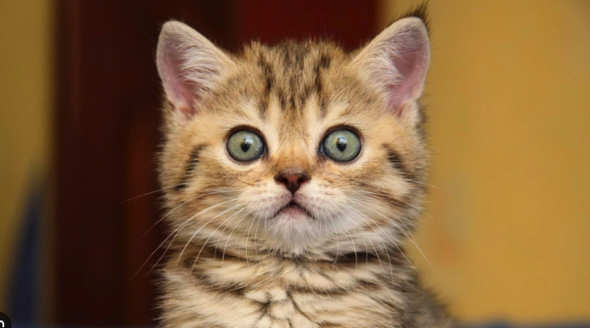
#> input picture computerVision/lab1/images/cat.png, 590 x 328 px
$ python task1.py
#> lines starting #> are read from the running program, lines starting #| are printed output that depends on the picture
# ЛР1. Задача 1. Гистограммы и изменение контраста.
import os
import cv2
import numpy as np
import matplotlib.pyplot as plt

os.chdir(os.path.dirname(os.path.abspath(__file__)))
os.makedirs("results", exist_ok=True)

gray = cv2.imread("images/cat.png")
#> gray is the input picture: shape (328, 590, 3); mean B, G, R 63.7, 101.7, 135.5

# Сжимаем его до 80..169, чтобы получить слабый контраст.
low = (gray.astype(float) * 0.35 + 80).astype(np.uint8)
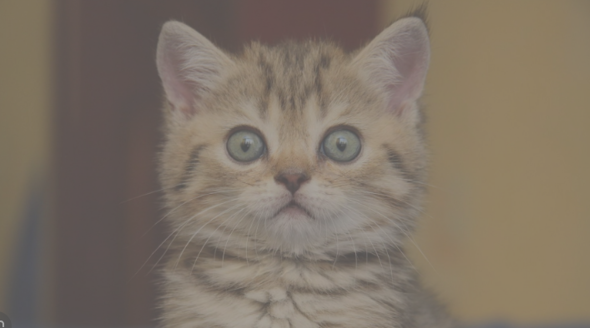
#> low: shape (328, 590, 3); mean B, G, R 101.8, 115.1, 127
minimum = int(low.min())
#> minimum = 80
maximum = int(low.max())
#> maximum = 169

bright = np.clip(low.astype(int) + 50, 0, 255).astype(np.uint8)

# Линейное растяжение и растяжение со степенью 0.5.
if maximum > minimum:
    normalized = (low.astype(float) - minimum) / (maximum - minimum)
    stretched = np.rint(255 * normalized).astype(np.uint8)
    gamma = np.rint(255 * normalized ** 0.5).astype(np.uint8)
else:
    stretched = low.copy()
    gamma = low.copy()

p = np.zeros_like(low, dtype=float)
for channel in range(3):
    histogram = cv2.calcHist(
        [low], [channel], None, [256], [0, 256]
    ).ravel()
    cdf = np.cumsum(histogram.astype(float)) / (low.shape[0] * low.shape[1])
    p[:, :, channel] = cdf[low[:, :, channel]]
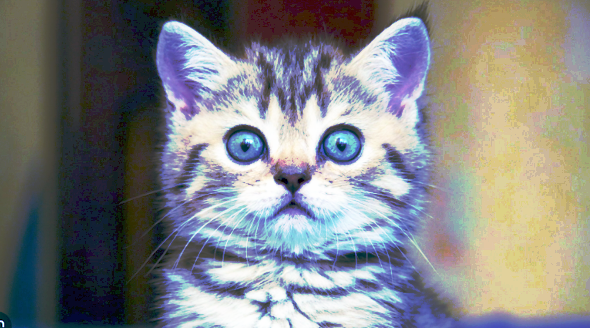
#> p: shape (328, 590, 3) float64; mean B, G, R 0.519, 0.517, 0.512

uniform = np.rint((maximum - minimum) * p + minimum).astype(np.uint8)
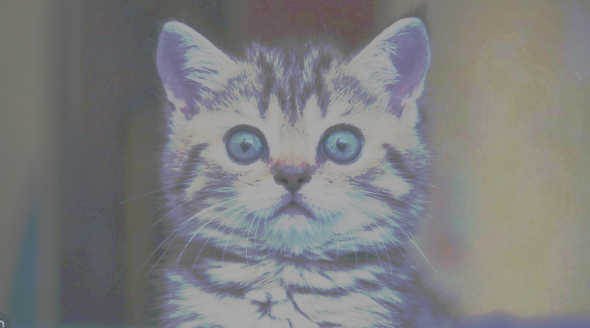
#> uniform: shape (328, 590, 3); mean B, G, R 126.3, 126, 125.6

# Защита от log(0), когда вероятность равна 1.
p_safe = np.clip(p, 0, 1 - 0.000001)
i_min = minimum / 255
#> i_min = 0.314

# Экспоненциальное преобразование, alpha = 3.
values = i_min - np.log(1 - p_safe) / 3
exponential = np.rint(255 * np.clip(values, 0, 1)).astype(np.uint8)

# Преобразование Рэлея, alpha = 0.3.
values = i_min + np.sqrt(2 * 0.3 ** 2 * np.log(1 / (1 - p_safe)))
rayleigh = np.rint(255 * np.clip(values, 0, 1)).astype(np.uint8)

power = np.rint(255 * p ** (2 / 3)).astype(np.uint8)
hyperbolic = np.rint(255 * 0.04 ** p).astype(np.uint8)
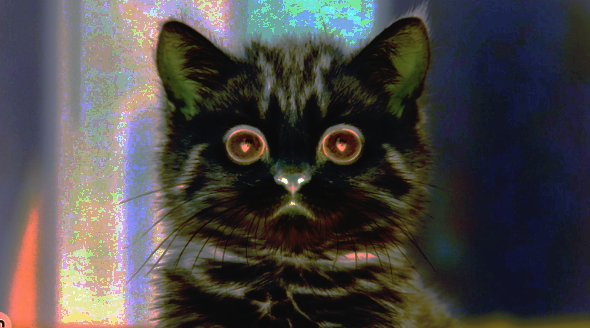
#> hyperbolic: shape (328, 590, 3); mean B, G, R 69.9, 70.9, 73.5

equalized = low.copy()
clahe = cv2.createCLAHE(clipLimit=2.0, tileGridSize=(8, 8))
clahe_result = low.copy()

for channel in range(3):
    equalized[:, :, channel] = cv2.equalizeHist(low[:, :, channel])
    clahe_result[:, :, channel] = clahe.apply(low[:, :, channel])
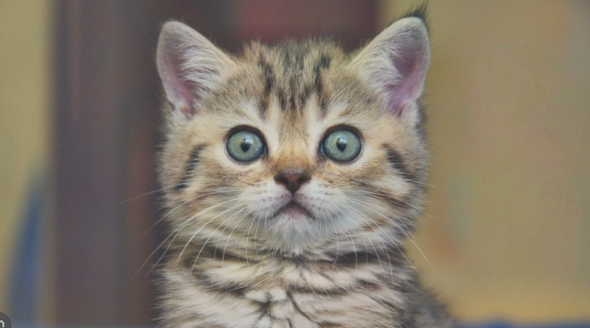
#> clahe_result: shape (328, 590, 3); mean B, G, R 107.5, 122, 132

lut = np.arange(256, dtype=float)
#> lut = 256 values from 0 to 255
if maximum > minimum:
    lut = np.clip((lut - minimum) / (maximum - minimum), 0, 1)
#> lut = 256 values from 0 to 1
    lut = np.rint(255 * lut ** 0.5).astype(np.uint8)
#> lut = 256 values from 0 to 255
else:
    lut = lut.astype(np.uint8)
lut_result = cv2.LUT(low, lut)
difference = np.abs(gamma.astype(int) - lut_result.astype(int))
#> difference: shape (328, 590, 3) int64; every value is 0
print("Максимальное отличие LUT от формулы:", difference.max())
#| Максимальное отличие LUT от формулы: 0
cv2.imwrite("results/task1_lut.png", lut_result)

images = [gray, low, bright, stretched, gamma, uniform,
          exponential, rayleigh, power, hyperbolic, equalized, clahe_result]
titles = ["Исходное цветное", "Слабый контраст", "Яркость +50",
          "Линейное растяжение", "Растяжение, степень 0.5", "Равномерное",
          "Экспоненциальное", "Рэлея", "Степень 2/3",
          "Гиперболическое", "OpenCV equalizeHist", "OpenCV CLAHE"]
names = ["gray", "low", "bright", "stretched", "gamma", "uniform",
         "exponential", "rayleigh", "power", "hyperbolic", "equalized", "clahe"]

# Сохраняем изображения и печатаем данные для сравнения.
for i in range(len(images)):
    cv2.imwrite("results/task1_" + names[i] + ".png", images[i])
    print(titles[i], ": минимум =", images[i].min(),
          "максимум =", images[i].max(),
          "средняя яркость =", round(float(images[i].mean()), 2))
#> this loop made 12 passes
#| Исходное цветное : минимум = 0 максимум = 255 средняя яркость = 100.29
#| Слабый контраст : минимум = 80 максимум = 169 средняя яркость = 114.63
#| Яркость +50 : минимум = 130 максимум = 219 средняя яркость = 164.63
#| Линейное растяжение : минимум = 0 максимум = 255 средняя яркость = 99.21
#| Растяжение, степень 0.5 : минимум = 0 максимум = 255 средняя яркость = 147.93
#| Равномерное : минимум = 80 максимум = 169 средняя яркость = 125.95
#| Экспоненциальное : минимум = 80 максимум = 255 средняя яркость = 157.35
#| Рэлея : минимум = 80 максимум = 255 средняя яркость = 176.55
#> (further printed lines are left out)

for start in range(0, len(images), 3):
    plt.figure(figsize=(12, 6))
    for column in range(3):
        i = start + column
        plt.subplot(2, 3, column + 1)

        # Отображаем цветное изображение.
        plt.imshow(cv2.cvtColor(images[i], cv2.COLOR_BGR2RGB))
        plt.title(titles[i])
        plt.axis("off")

        plt.subplot(2, 3, column + 4)

        # Строим гистограммы для синего, зелёного и красного каналов.
        for channel, color in enumerate(["b", "g", "r"]):
            hist = cv2.calcHist(
                [images[i]], [channel], None, [256], [0, 256]
            )
            plt.plot(hist, color=color)

        plt.xlim(0, 255)
        plt.xlabel("Яркость")
        plt.ylabel("Число пикселей")
        plt.grid()

    plt.tight_layout()
    number = start // 3 + 1
    plt.savefig("results/task1_comparison_" + str(number) + ".png", dpi=150)
#> this loop made 4 passes
#> start on passes 2 to 4: 3, 6, 9
#> pass 1, `plt.savefig("results/task1_comparison_" + str(number) + ".png", dpi=150)`:
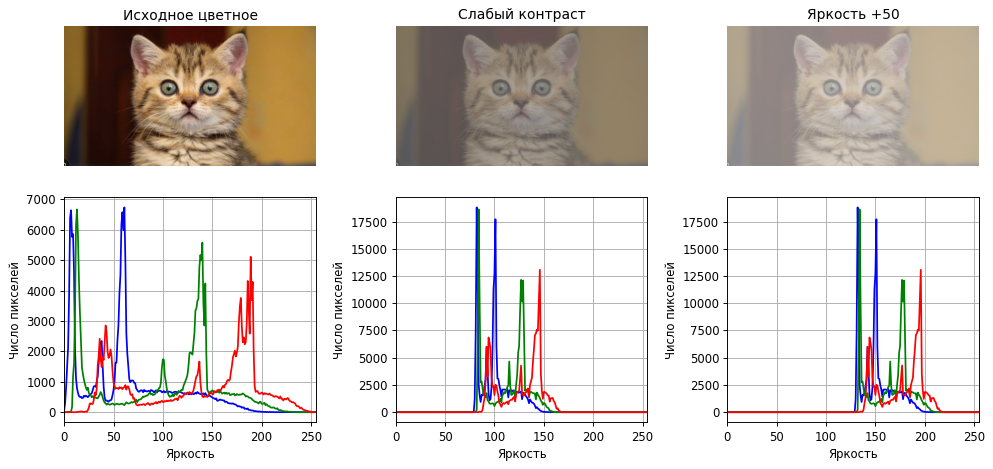
#> figure drawn by matplotlib, 6 panels; panel 2: curve peaks at x = 61, y = 6734; panel 2: curve peaks at x = 13, y = 6668; panel 2: curve peaks at x = 189, y = 5106; panel 4: curve peaks at x = 82, y = 18801

plt.show()
#> figure, not shown here; panel 2: curve peaks at x = 255, y = 25724; panel 2: curve peaks at x = 255, y = 26066; panel 2: curve peaks at x = 255, y = 25425; panel 4: curve peaks at x = 122, y = 18801
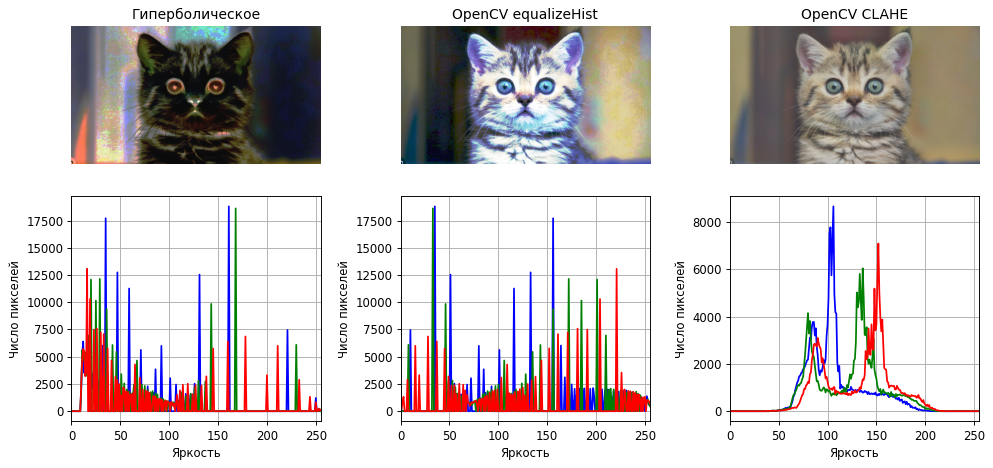
#> figure drawn by matplotlib, 6 panels; panel 2: curve peaks at x = 161, y = 18801; panel 2: curve peaks at x = 168, y = 18614; panel 2: curve peaks at x = 16, y = 13068; panel 4: curve peaks at x = 35, y = 18801
